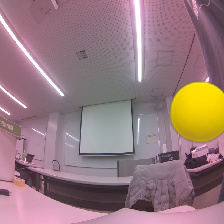
#> input picture class/sample.png, 224 x 224 px
$ jupyter execute classificate_GUI.ipynb
#> lines starting #> are read from the running program, lines starting #| are printed output that depends on the picture; after the words box and inside, x2 and y2 are one past the last pixel; in counts of white or black regions, pixels touching at a corner belong together
[cell 1]
import traitlets
import ipywidgets.widgets as widgets
from ipywidgets import HTML
from IPython.display import display
import cv2
import os
import glob

import PIL.Image
from PIL import Image
from matplotlib import pyplot as plt

[cell 2]
img_path1 = 'sample.png'
class_path = 'classes/'

classes = ['left_near', 'left_just', 'left_far',
            'middle_near', 'middle_just', 'middle_far',
            'right_near', 'right_just', 'right_far']

for s in classes:
    os.makedirs("classes/"+s, exist_ok=True)

[cell 3]
def fx(x1, x2, x, img): # 座標(x1, 0),(x2, img.shape[0])の2点を通る直線の式における、xがx(引数)の時のyを返す
    y = img.shape[0] // (x2 - x1) * (x - x1)
    return y

# [133 lines left out: functions directionClassify, distanceClassify, allClassify, boundaryTest, not called in this run]


""" 追加　"""

# [5 lines left out: function getrate, not called in this run]


def get_x(path):
    """Gets the y value from the image filename"""
    return (float(int(path.split("_")[1])) )

def get_y(path):
    """Gets the y value from the image filename"""
    return (float(int(path.split("_")[2])) )

def get_r(path):
    """Gets the y value from the image filename"""
    return (float(int(path.split("_")[3])) )

[cell 4]
# インタラクティブなウィジェットを作成
x1_slider = widgets.IntSlider(min=0, max=224/2, value=10, description='x1:')
x2_slider = widgets.IntSlider(min=0, max=224/2, value=10, description='x2:')

x_slider = widgets.IntSlider(min=0, max=224, value=112, description='X:')
y_slider = widgets.IntSlider(min=0, max=224, value=112, description='Y:')
rad_start_slider = widgets.IntSlider(min=0, max=300, value=50, description='Rad Start:')
rad_end_slider = widgets.IntSlider(min=0, max=300, value=100, description='Rad End:')

img_widget_1 = widgets.Image(format='png', width=224, height=224)
img_widget_2 = widgets.Image(format='png', width=224, height=224)

[cell 5]
def LineTest(change):
#> called with change = 'sample.png'
    global img_path1
    image = cv2.imread(img_path1)
#> image is the input picture: shape (224, 224, 3); mean B, G, R 126.7, 123.6, 151.9


    x1 = x1_slider.value
    x2 = x2_slider.value
    mid_x = 112
    mid_y = 112
    new_x1 = 2 * mid_x - x1
    new_x2 = 2 * mid_x - x2


    blue_color = (255, 0, 0)
    thickness = 2

    img = cv2.line(image, (int(x1), 0), (int(x2), image.shape[0]), blue_color, thickness)
    img = cv2.line(image, (new_x1, 0), (new_x2, image.shape[0]), blue_color, thickness)


    _, encoded_image = cv2.imencode('.png', img)
    img_widget_1.value = encoded_image.tobytes()


def CircleTest(change):
#> called with change = 'sample.png'
    global img_path1
    img = cv2.imread(img_path1)

    x = x_slider.value
    y = y_slider.value
    rad_start = rad_start_slider.value
    rad_end = rad_end_slider.value

    # 色と太さの設定
    red_color = (0, 0, 255)
    green_color = (0, 255, 0)
    yellow_color = (0, 255, 255)
    blue_color = (255 , 0 , 0)
    circle_thickness = -1
    thickness = 2

    # 円を描画
    img = cv2.circle(img, (x, y), rad_start, blue_color, thickness)
    img = cv2.circle(img, (x, y), rad_end, green_color, thickness)
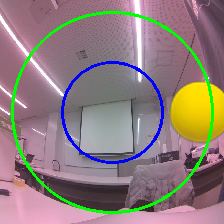
#> img: shape (224, 224, 3); mean B, G, R 124.8, 126.2, 143.9
    img = cv2.circle(img, (x, y), 2, red_color, circle_thickness)
#> img: shape (224, 224, 3); 0.03% of pixels changed, all inside (x1, y1, x2, y2) = (110, 110, 115, 115)

    _, encoded_image = cv2.imencode('.png', img)
    img_widget_2.value = encoded_image.tobytes()


LineTest(img_path1)
CircleTest(img_path1)

[cell 6]
# スライダーの値が変更されたときにコールバック関数を実行
x1_slider.observe(LineTest, names='value')
x2_slider.observe(LineTest, names='value')

# スライダーの変更を監視
x_slider.observe(CircleTest, names='value')
y_slider.observe(CircleTest, names='value')
rad_start_slider.observe(CircleTest, names='value')
rad_end_slider.observe(CircleTest, names='value')

[cell 7]
class_html=HTML(
    value="クラス分類"
)
# 水平線を引くための HTML ウィジェットを作成
horizontal_line = widgets.HTML(
    value="<hr style='border-top: 1px solid black;'>",
    layout=widgets.Layout(width='100%')
)

# 空白を作成
def space(width,height):
    width = str(width)+'px'
    height = str(height)+'px'
    return widgets.Box(layout=widgets.Layout(width = width,height = height))


#####境界線
image_layout_2_1 = widgets.HBox([img_widget_1])
xy_option_layout = widgets.VBox([x1_slider,x2_slider])
line_layout = widgets.VBox([image_layout_2_1,xy_option_layout])
gui_layout_2_1 = widgets.HBox([line_layout])

#####境界円
image_layout_2_2 = widgets.HBox([img_widget_2])
xy_option_layout_2 = widgets.VBox([x_slider,y_slider,rad_start_slider,rad_end_slider])
circle_layout = widgets.VBox([image_layout_2_2,xy_option_layout_2])
gui_layout_2_2 = widgets.HBox([circle_layout])

[cell 8]
classificate_layout = widgets.HBox([gui_layout_2_1,gui_layout_2_2])
classificate_layout = widgets.VBox([horizontal_line,class_html,classificate_layout,space(0,30)])

[cell 9]
# display(classificate_layout)

[cell 10]
#data_path = 'dataset/'
data_path = '../generate/image/paste/'
class_path = 'classes/'
classes = ['left_near', 'left_just', 'left_far',
            'middle_near', 'middle_just', 'middle_far',
            'right_near', 'right_just', 'right_far']

button_layout = widgets.Layout(width='128px', height='64px')
counters = [widgets.IntText(layout=button_layout, value=len(os.listdir(class_path+classes[0]))),
           widgets.IntText(layout=button_layout, value=len(os.listdir(class_path+classes[1]))),
           widgets.IntText(layout=button_layout, value=len(os.listdir(class_path+classes[2]))),
           widgets.IntText(layout=button_layout, value=len(os.listdir(class_path+classes[3]))),
           widgets.IntText(layout=button_layout, value=len(os.listdir(class_path+classes[4]))),
           widgets.IntText(layout=button_layout, value=len(os.listdir(class_path+classes[5]))),
           widgets.IntText(layout=button_layout, value=len(os.listdir(class_path+classes[6]))),
           widgets.IntText(layout=button_layout, value=len(os.listdir(class_path+classes[7]))),
           widgets.IntText(layout=button_layout, value=len(os.listdir(class_path+classes[8])))]

def create_html(num):

    global classes
    return HTML(
        value= classes[num]
        )

data_button = widgets.Button(description='run', button_style='success', layout=button_layout)
reload_button = widgets.Button(description='load', button_style='success', layout=button_layout)
delete_button = widgets.Button(description='delete', button_style='danger', layout=button_layout)


left_layout = widgets.VBox([create_html(0),counters[0],create_html(1),counters[1],create_html(2),counters[2]])
middle_layout = widgets.VBox([create_html(3),counters[3],create_html(4),counters[4],create_html(5),counters[5]])
right_layout = widgets.VBox([create_html(6),counters[6],create_html(7),counters[7],create_html(8),counters[8]])

save_count = widgets.IntText(layout=button_layout, value=len(glob.glob(os.path.join(data_path, '*.jpg'))))
button_layout_2 = widgets.VBox([space(0,0),data_button,space(0,30),reload_button,save_count,space(0,30),delete_button])

$ run again, with class/_809_462_225_.png copied over class/sample.png
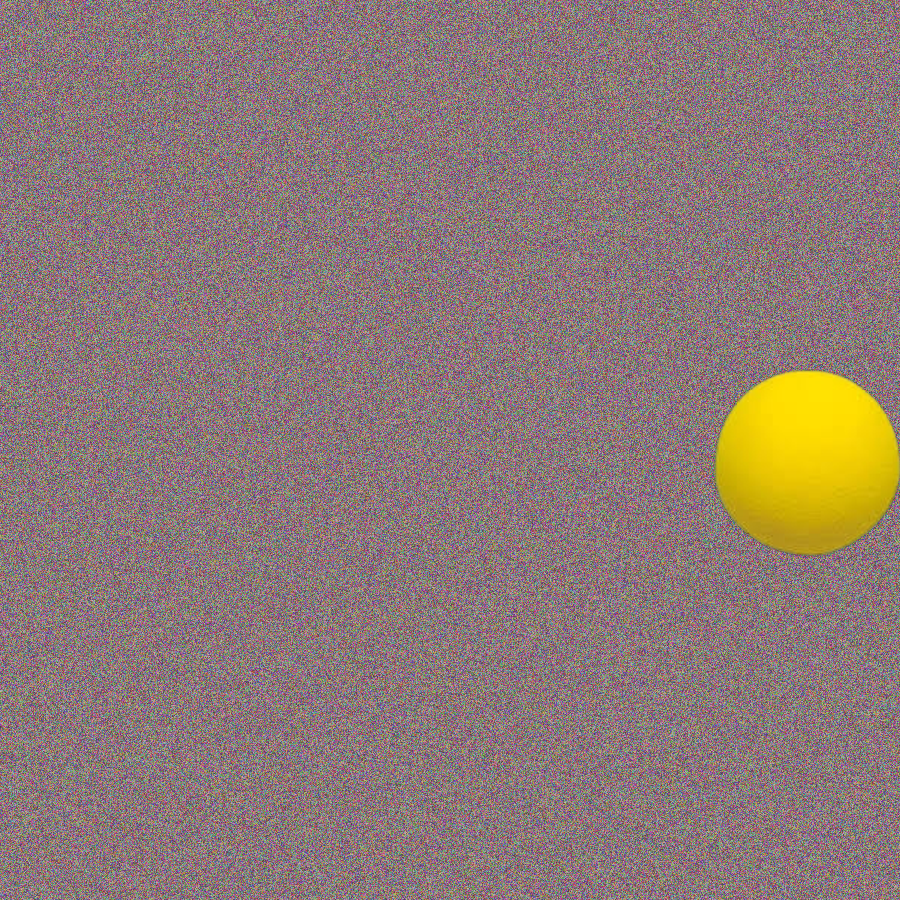
#> input picture class/_809_462_225_.png, 900 x 900 px
#> in LineTest, image is the input picture: shape (900, 900, 3); mean B, G, R 118.7, 121.8, 141.1
#> in CircleTest, `img = cv2.circle(img, (x, y), rad_end, green_color, thickness)`:
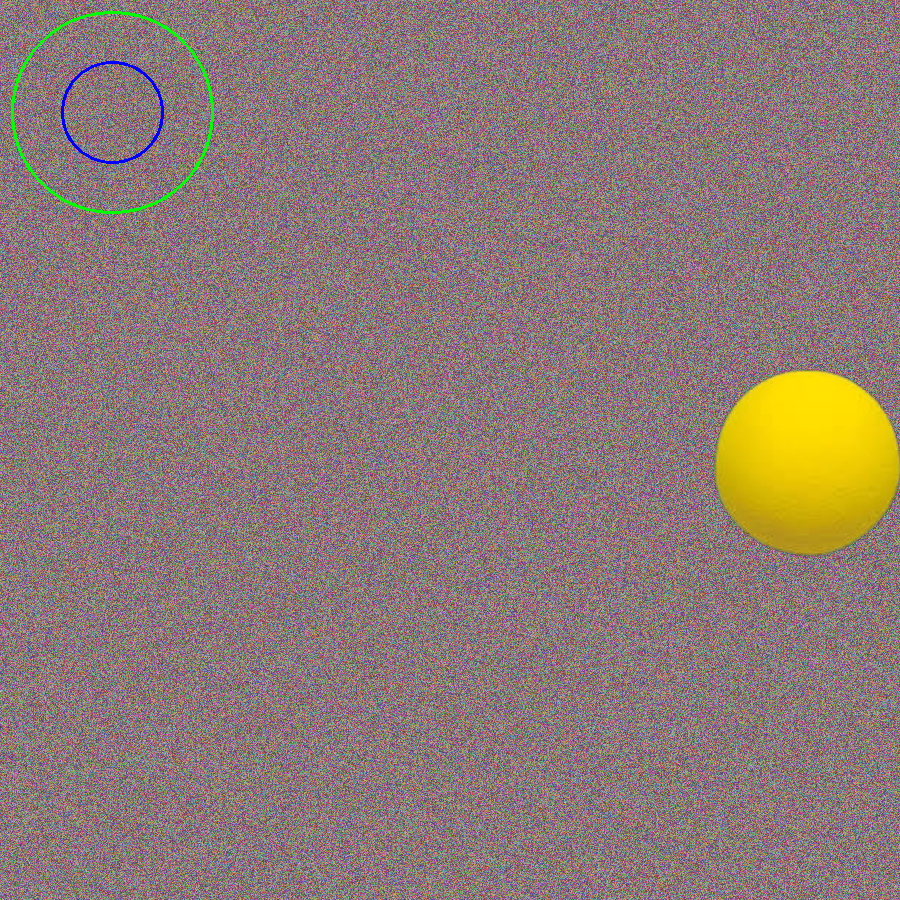
#> img: shape (900, 900, 3); mean B, G, R 118.6, 122, 140.6
